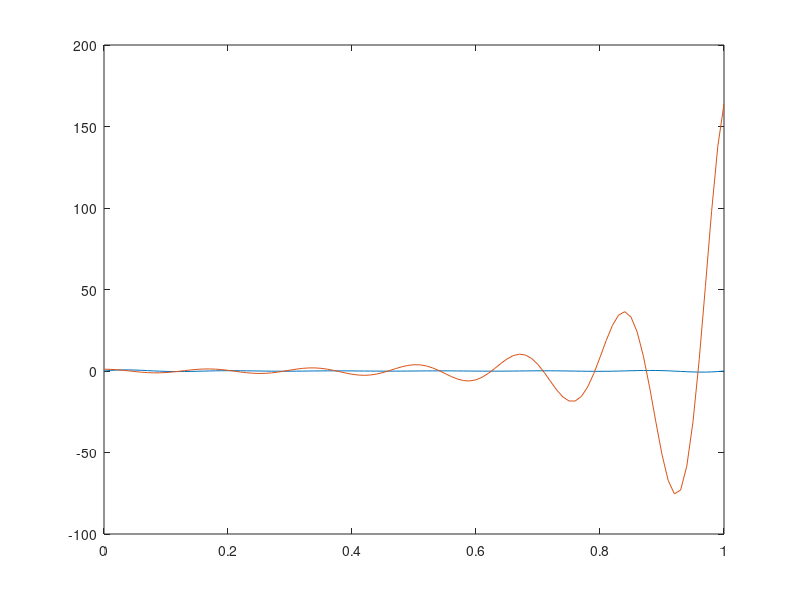
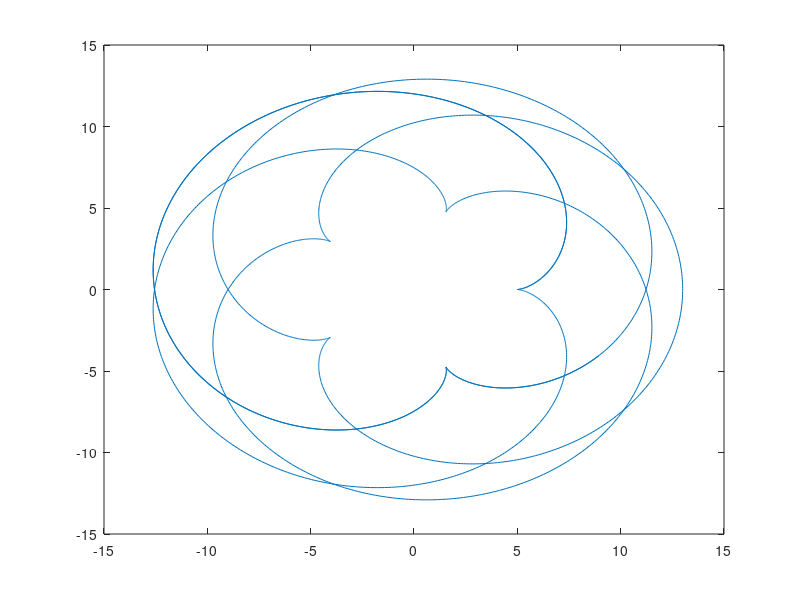
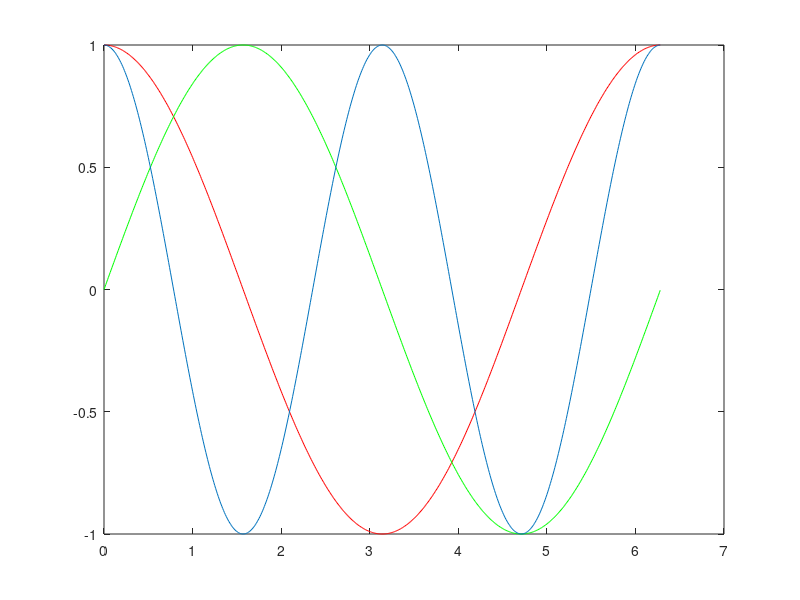
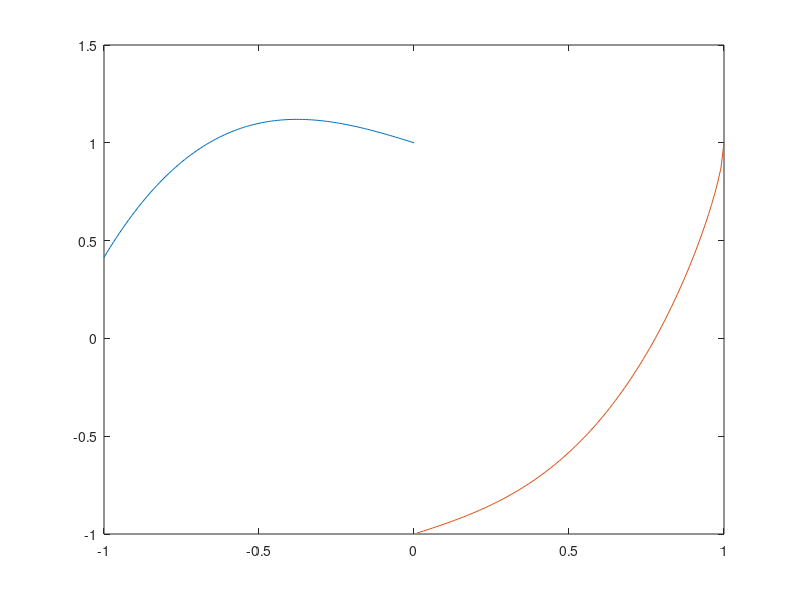

Source code (MATLAB) for these figures, in order:
poly1 = [2 -5 0 8]
x1 = 2
poly2 = [1 -5 -17 21]

polyval(poly1,x1)
roots(poly2)

% Third part: Graphs

%First exercise
figure(1)
x = 0: 0.01 : 1;
func = exp(10 * x .* (x-1)) .* sin(12*pi*x)
plot(x,func)
hold on
func2 = 3*exp(5*x.^2-1).*cos(12*pi*x)
plot(x,func2)
hold off

%Second exercise
figure(2)
a=5;
b=4;
t=0:0.01:10*pi;
x = (a+b) * cos(t) - b * cos((a / b + 1) * t)
y = (a+b) * sin(t) - b * sin((a / b + 1) * t)
plot(x,y)

%Third exercise
figure(3)
x=0:0.01:2*pi;
f1 = cos(x);
f2 = sin(x);
f3 = cos(2*x);
plot(x,f1, 'r');
hold on;
plot(x,f2, 'g');
plot(x,f3);

%Fourth exercise
figure(4)
x1 = -1: 0.01: 0
x2 = 0.01: 0.01: 1
y1 = x1 .^ 3 + sqrt(1 - x1)
y2 = x2 .^ 3 - sqrt(1 - x2)
plot(x1,y1)
hold on
plot(x2,y2)

%Fifth exercise
figure(5)
x = 0 : 50
x_even = (1 - mod(x, 2)) .* x
x_odd = mod(x, 2) .* x
y_even = x_even / 2
y_odd = 3 * x_odd + 1
plot(x_even, y_even, 'x')
hold on
plot(x_odd, y_odd, 'x')

##Sixth exercise 
g=2
for i=1:5
  g=1+1/g
end
g


 %Seventh exercise
figure(6)
[X,Y] = meshgrid(-2:0.1:2, -4:0.1:4);
Z = exp((-(X-1/2).^2-(Y-1/2).^2));
mesh(X,Y,Z);